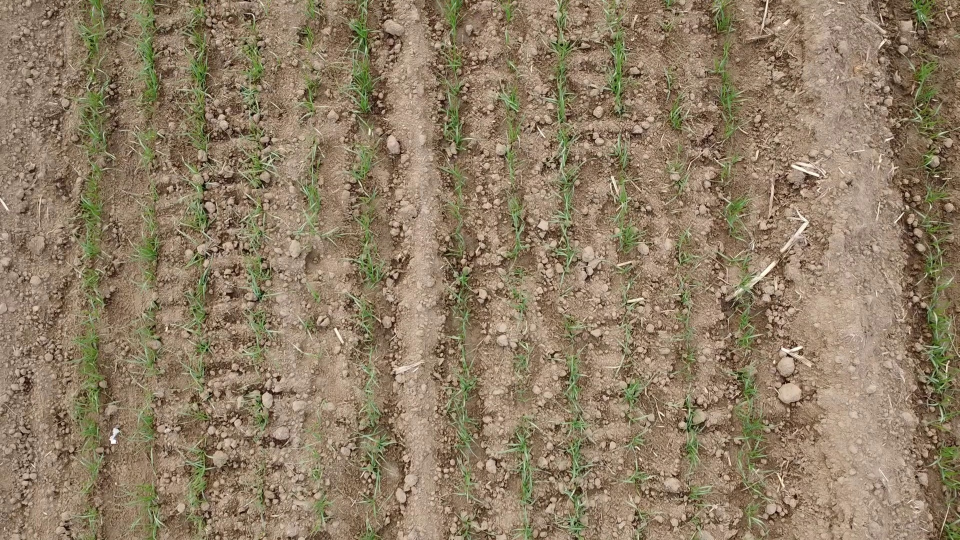
#> input picture Wheat/Vedio_util/picture/1.jpg, 1920 x 1080 px (shown at 1/2 size); its folder holds 4 pictures in this run
$ python compound_picture.py   (Python 2 division)
#> lines starting #> are read from the running program, lines starting #| are printed output that depends on the picture; after the words box and inside, x2 and y2 are one past the last pixel; in counts of white or black regions, pixels touching at a corner belong together
########################################################################
# This software is Copyright 2022 The Regents of Shandong Agricultural University.
# All Rights Reserved.
#
# Permission to copy, modify, and distribute this software and its
# documentation for educational, research and non-profit purposes, without fee,
# and without a written agreement is hereby granted, provided that the above
# copyright notice, this paragraph and the following two paragraphs appear
# in all copies.
#
# This software program and documentation are copyrighted by The Regents of
# Shandong Agricultural University. The software program and documentation are supplied
# "as is", without any accompanying services from The Regents. The Regents does
# not warrant that the operation of the program will be uninterrupted or
# error-free. The end-user understands that the program was developed for
# research purposes and is advised not to rely exclusively on the program for
# any reason.
#

#Author: Qikun Zhao, Chuanfeng Zhao (https://github.com/14385423,https://github.com/ZCFzhaochuanfei)
#For commermical usage, please contact corresponding author (johnsunx1@yahoo.com)
########################################################################


import os
import cv2
import imutils
import numpy as np

img_dir = 'picture'

names = os.listdir(img_dir)
names.sort(key=lambda x: int(x[:-4]))
images = []
for name in names:
    img_path = os.path.join(img_dir, name)
    image = cv2.imread(img_path)
#> image is the input picture: shape (1080, 1920, 3); mean B, G, R 100.9, 125.8, 143.7
    images.append(image)
# print(imutils.is_cv3())
stitcher = cv2.createStitcher(cv2.Stitcher_SCANS) if imutils.is_cv3() else cv2.Stitcher_create(mode=1)
status, stitched = stitcher.stitch(images)
stitched = np.array(stitched)


stitched_copy = stitched.copy()


# stitched = np.rot90(stitched, -1)
stitched = cv2.copyMakeBorder(stitched, 10, 10, 10, 10, cv2.BORDER_CONSTANT, (0, 0, 0))
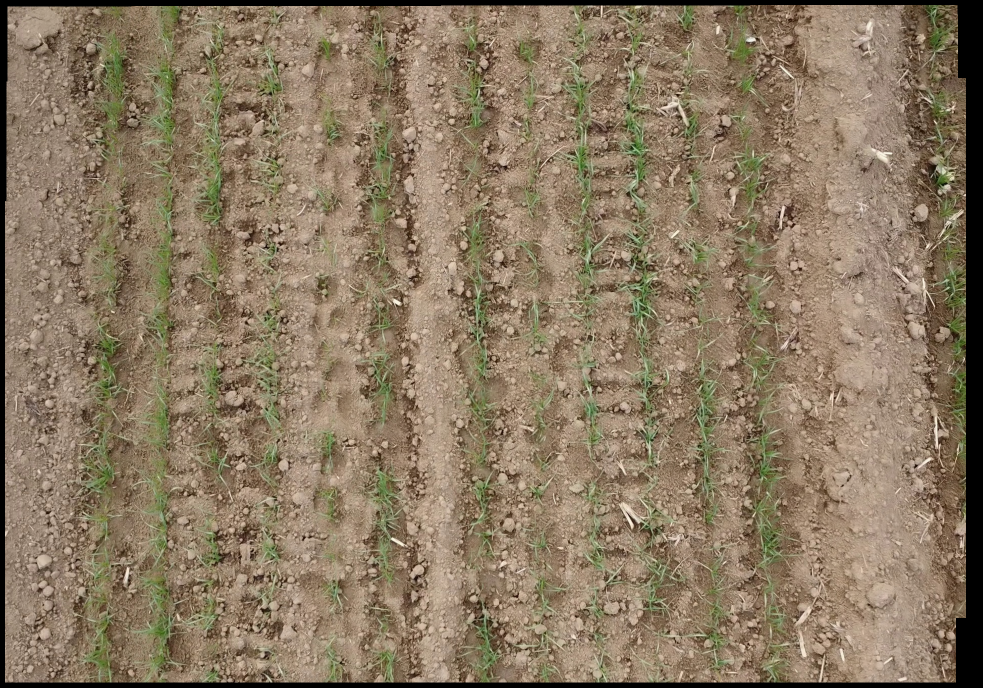
#> stitched: shape (1375, 1966, 3) (shown at 1/2 size); mean of channels 0, 1, 2 97.8, 121.4, 138.9; drawn as B, G, R
gray = cv2.cvtColor(stitched, cv2.COLOR_BGR2GRAY)
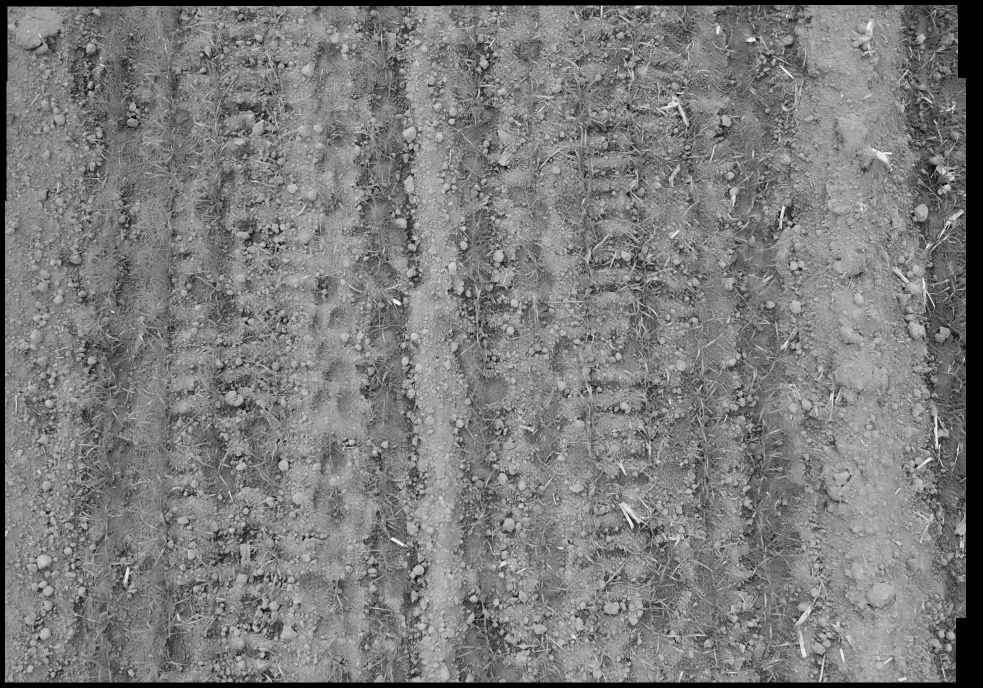
#> gray: shape (1375, 1966) (shown at 1/2 size); min 0, max 248, mean 123.9
ret, thresh = cv2.threshold(gray, 0, 255, cv2.THRESH_BINARY)
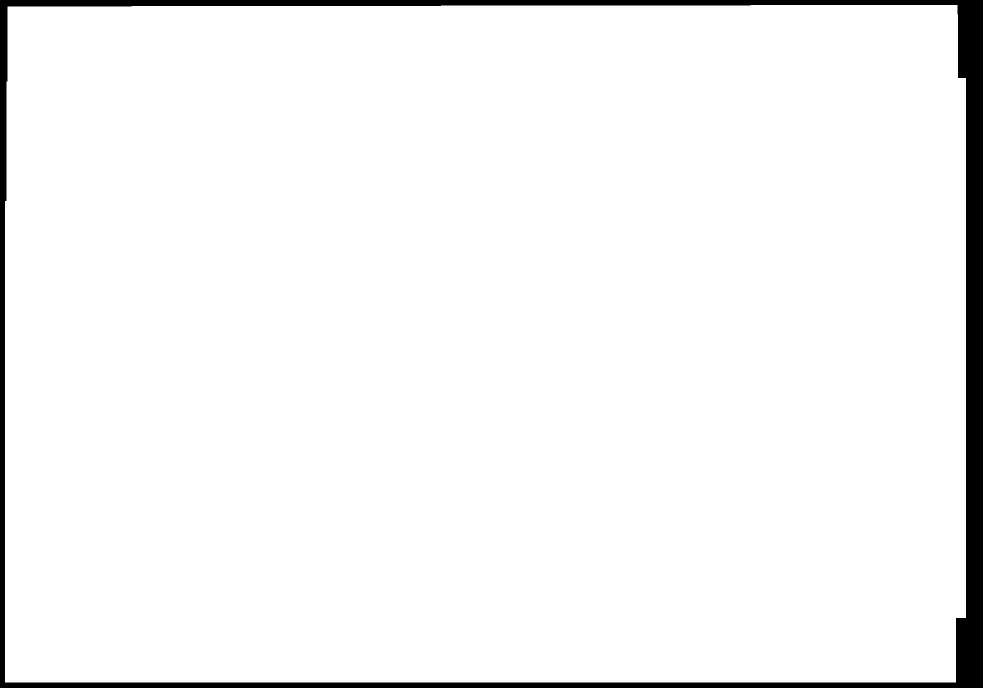
#> thresh: shape (1375, 1966) (shown at 1/2 size); 96% white; 1 black region, box (x1, y1, x2, y2) and area: (0, 0, 1966, 1375) 107958
cnts, hierarchy = cv2.findContours(thresh.copy(), cv2.RETR_EXTERNAL, cv2.CHAIN_APPROX_SIMPLE)
cnt = max(cnts, key=cv2.contourArea)
mask = np.zeros(thresh.shape, dtype="uint8")
x, y, w, h = cv2.boundingRect(cnt)
cv2.rectangle(mask, (x, y), (x + w, y + h), 255, -1)
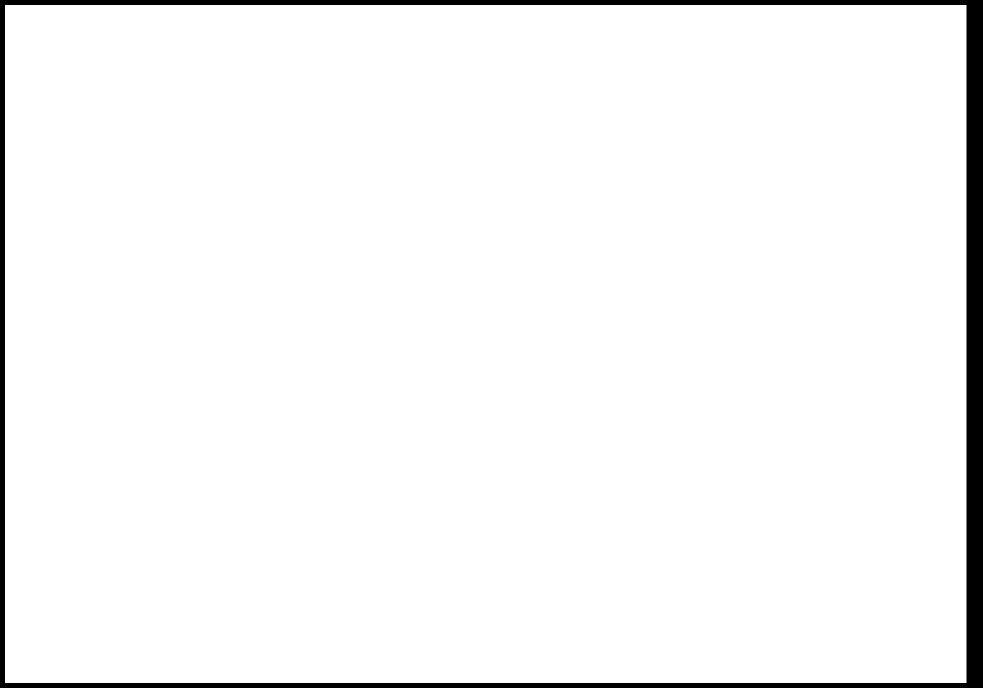
#> mask: shape (1375, 1966) (shown at 1/2 size); 96.5% white; 1 black region, box (x1, y1, x2, y2) and area: (0, 0, 1966, 1375) 95662
minRect = mask.copy()
sub = mask.copy()
while cv2.countNonZero(sub) > 0:
    minRect = cv2.erode(minRect, None)
    sub = cv2.subtract(minRect, thresh)
#> this loop made 21 passes
#> pass 1, `sub = cv2.subtract(minRect, thresh)`:
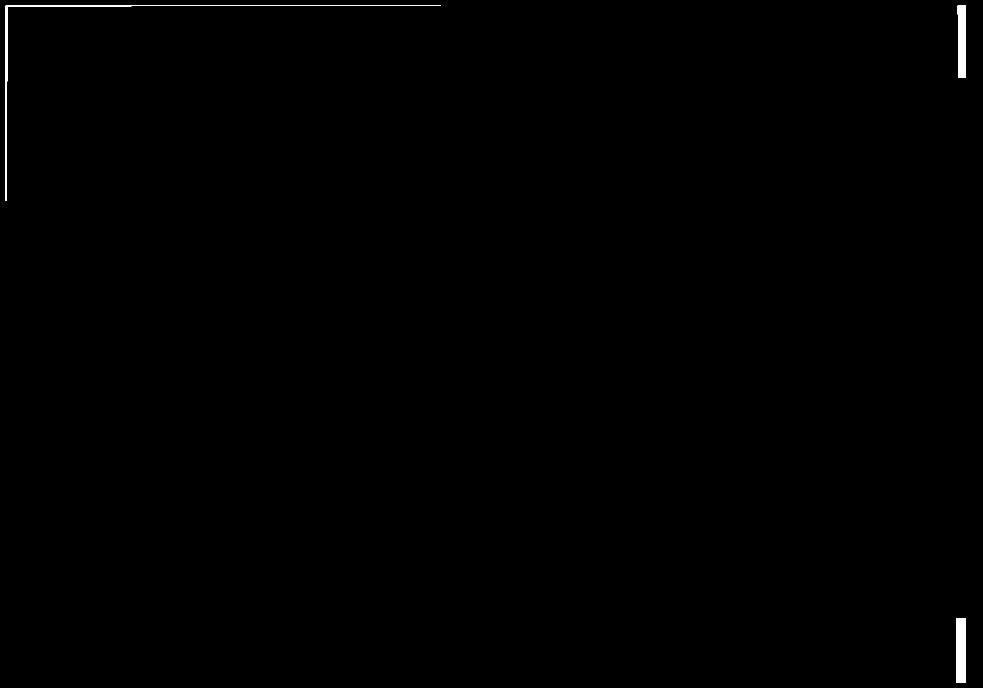
#> sub: shape (1375, 1966) (shown at 1/2 size); 0.26% white; 3 white regions, box (x1, y1, x2, y2) and area: (1912, 1236, 1932, 1365) 2580, (1915, 11, 1932, 156) 2338, (11, 11, 882, 402) 2201
#> after the loop:
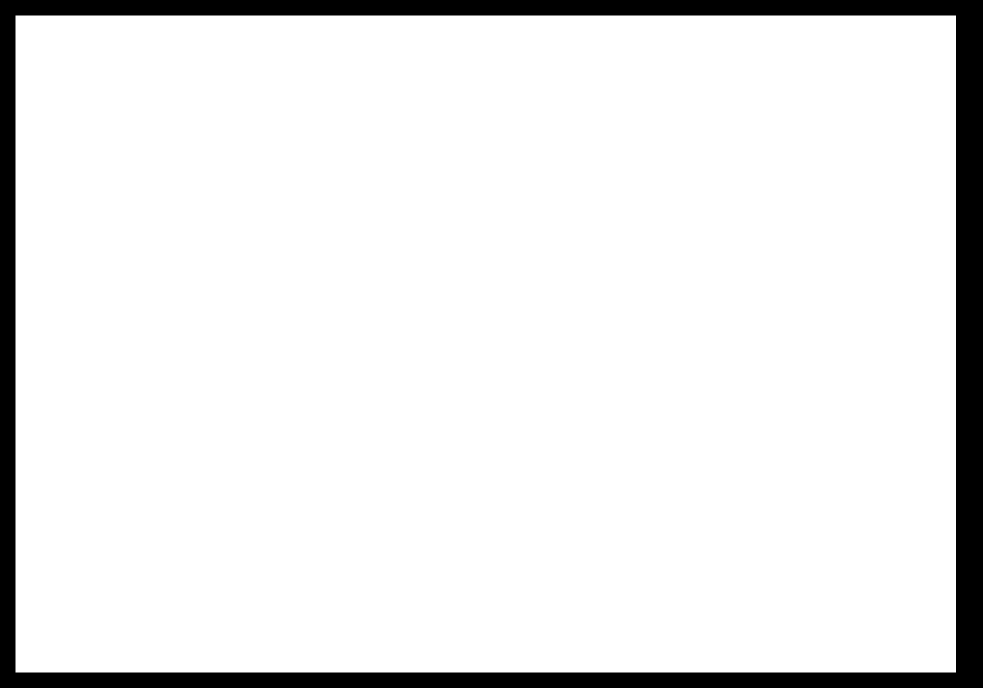
#> minRect: shape (1375, 1966) (shown at 1/2 size); 91.4% white; 1 black region, box (x1, y1, x2, y2) and area: (0, 0, 1966, 1375) 231616
cnts, hierarchy = cv2.findContours(minRect.copy(), cv2.RETR_EXTERNAL, cv2.CHAIN_APPROX_SIMPLE)
cnt = max(cnts, key=cv2.contourArea)
x, y, w, h = cv2.boundingRect(cnt)
stitched = stitched[y:y + h, x:x + w]
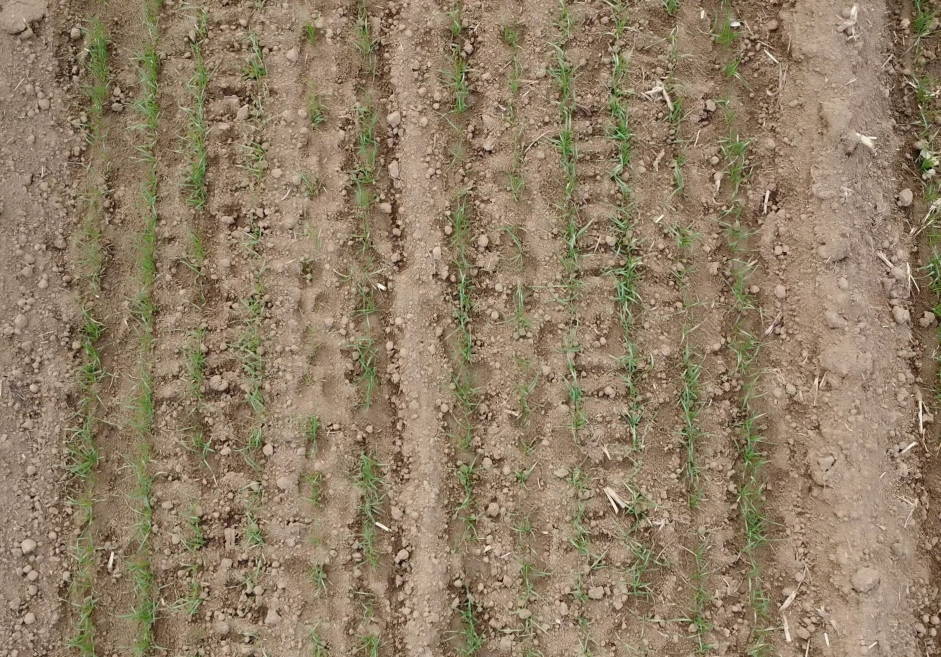
#> stitched: shape (1314, 1881, 3) (shown at 1/2 size); mean of channels 0, 1, 2 102.1, 126.6, 144.9; drawn as B, G, R

cv2.imwrite('final-1.jpg',stitched_copy)
cv2.imwrite('final-2.jpg', stitched)
